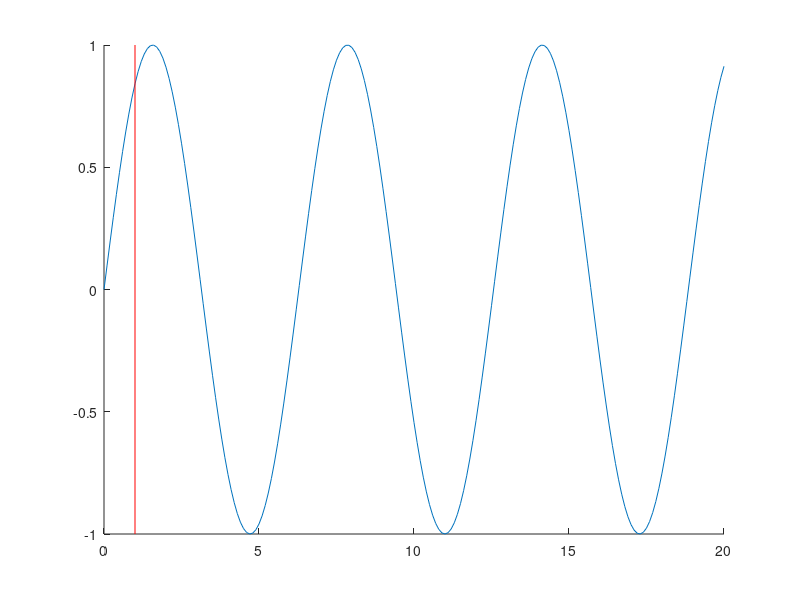

The MATLAB script that drew this image:
fig=figure; 
hax=axes; 
x=0:0.1:20; 
hold on 
plot(x,sin(x)) ;
SP=1; %your point goes here 
line([SP SP],get(hax,'YLim'),'Color',[1 0 0])